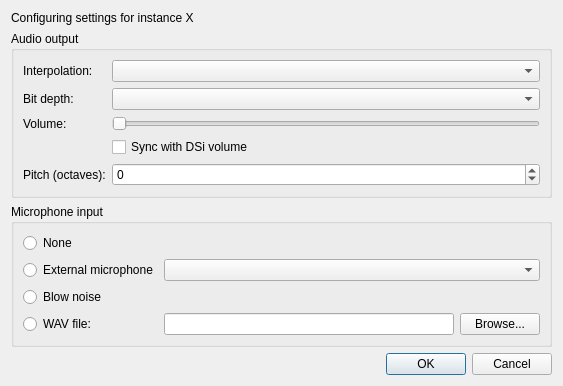
<?xml version="1.0" encoding="UTF-8"?>
<ui version="4.0">
 <class>AudioSettingsDialog</class>
 <widget class="QDialog" name="AudioSettingsDialog">
  <property name="geometry">
   <rect>
    <x>0</x>
    <y>0</y>
    <width>482</width>
    <height>301</height>
   </rect>
  </property>
  <property name="sizePolicy">
   <sizepolicy hsizetype="Fixed" vsizetype="Fixed">
    <horstretch>0</horstretch>
    <verstretch>0</verstretch>
   </sizepolicy>
  </property>
  <property name="windowTitle">
   <string>Audio settings - melonDS</string>
  </property>
  <layout class="QVBoxLayout" name="verticalLayout">
   <property name="sizeConstraint">
    <enum>QLayout::SetFixedSize</enum>
   </property>
   <item>
    <widget class="QLabel" name="lblInstanceNum">
     <property name="text">
      <string>Configuring settings for instance X</string>
     </property>
    </widget>
   </item>
   <item>
    <widget class="QGroupBox" name="groupBox">
     <property name="title">
      <string>Audio output</string>
     </property>
     <layout class="QGridLayout" name="gridLayout_2">
      <item row="2" column="0">
       <widget class="QLabel" name="label">
        <property name="text">
         <string>Volume:</string>
        </property>
       </widget>
      </item>
      <item row="2" column="1">
       <widget class="QSlider" name="slVolume">
        <property name="whatsThis">
         <string>&lt;html&gt;&lt;head/&gt;&lt;body&gt;&lt;p&gt;Controls the volume of the audio output.&lt;/p&gt;&lt;/body&gt;&lt;/html&gt;</string>
        </property>
        <property name="maximum">
         <number>256</number>
        </property>
        <property name="pageStep">
         <number>16</number>
        </property>
        <property name="orientation">
         <enum>Qt::Horizontal</enum>
        </property>
       </widget>
      </item>
      <item row="3" column="1">
        <widget class="QCheckBox" name="chkSyncDSiVolume">
         <property name="whatsThis">
          <string>&lt;html&gt;&lt;head/&gt;&lt;body&gt;&lt;p&gt;Synchronizes the output volume with the DSi hardware volume.&lt;/p&gt;&lt;/body&gt;&lt;/html&gt;</string>
         </property>
         <property name="text">
          <string>Sync with DSi volume</string>
         </property>
        </widget>
      </item>
      <item row="0" column="0">
       <widget class="QLabel" name="label_2">
        <property name="text">
         <string>Interpolation:</string>
        </property>
       </widget>
      </item>
      <item row="0" column="1">
       <widget class="QComboBox" name="cbInterpolation">
        <property name="whatsThis">
         <string>&lt;html&gt;&lt;head/&gt;&lt;body&gt;&lt;p&gt;Applies interpolation to audio samples for better quality. Option &amp;quot;None&amp;quot; is accurate to DS hardware.&lt;/p&gt;&lt;/body&gt;&lt;/html&gt;</string>
        </property>
       </widget>
      </item>
      <item row="1" column="0">
       <widget class="QLabel" name="label_3">
        <property name="text">
         <string>Bit depth:</string>
        </property>
       </widget>
      </item>
      <item row="1" column="1">
       <widget class="QComboBox" name="cbBitDepth">
        <property name="whatsThis">
         <string>&lt;html&gt;&lt;head/&gt;&lt;body&gt;&lt;p&gt;The bit depth of audio playback. If set to &quot;Automatic&quot; this will be 10-bit for DS mode and 16-bit for DSi mode.&lt;/p&gt;&lt;/body&gt;&lt;/html&gt;</string>
        </property>
       </widget>
      </item>
      <item row="4" column="0">
       <widget class="QLabel" name="label_pitch">
        <property name="text">
         <string>Pitch (octaves):</string>
        </property>
       </widget>
      </item>
      <item row="4" column="1">
       <widget class="QSpinBox" name="spPitchOctaves">
        <property name="minimum">
         <number>-4</number>
        </property>
        <property name="maximum">
         <number>4</number>
        </property>
        <property name="toolTip">
         <string>Adjust pitch in octaves without changing tempo.</string>
        </property>
       </widget>
      </item>
     </layout>
    </widget>
   </item>
   <item>
    <widget class="QGroupBox" name="groupBox_2">
     <property name="title">
      <string>Microphone input</string>
     </property>
     <layout class="QGridLayout" name="gridLayout">
      <item row="3" column="1">
       <widget class="QPathInput" name="txtMicWavPath">
        <property name="minimumSize">
         <size>
          <width>290</width>
          <height>0</height>
         </size>
        </property>
        <property name="whatsThis">
         <string>&lt;html&gt;&lt;head/&gt;&lt;body&gt;&lt;p&gt;Forward a WAV file to the emulated microphone.&lt;/p&gt;&lt;p&gt;This input mode is activated by holding the microphone hotkey (see Input and Hotkeys).&lt;/p&gt;&lt;/body&gt;&lt;/html&gt;</string>
        </property>
       </widget>
      </item>
      <item row="3" column="0">
       <widget class="QRadioButton" name="rbMicWav">
        <property name="whatsThis">
         <string>&lt;html&gt;&lt;head/&gt;&lt;body&gt;&lt;p&gt;Forward a WAV file to the emulated microphone.&lt;/p&gt;&lt;p&gt;This input mode is activated by holding the microphone hotkey (see Input and Hotkeys).&lt;/p&gt;&lt;/body&gt;&lt;/html&gt;</string>
        </property>
        <property name="text">
         <string>WAV file:</string>
        </property>
       </widget>
      </item>
      <item row="3" column="2">
       <widget class="QPushButton" name="btnMicWavBrowse">
        <property name="text">
         <string>Browse...</string>
        </property>
       </widget>
      </item>
      <item row="1" column="0">
       <widget class="QRadioButton" name="rbMicExternal">
        <property name="whatsThis">
         <string>&lt;html&gt;&lt;head/&gt;&lt;body&gt;&lt;p&gt;Input from an external microphone, if available, will be forwarded to the emulated microphone.&lt;/p&gt;&lt;/body&gt;&lt;/html&gt;</string>
        </property>
        <property name="text">
         <string>External microphone</string>
        </property>
       </widget>
      </item>
      <item row="1" column="1" colspan="2">
        <widget class="QComboBox" name="cbMic">
         <property name="whatsThis"> 
          <string>&lt;html&gt;&lt;head/&gt;&lt;body&gt;&lt;p&gt;The selected microphone to be used.&lt;/p&gt;&lt;/body&gt;&lt;/html&gt;</string>       
         </property>
        </widget>
      </item>
      <item row="2" column="0" colspan="3">
       <widget class="QRadioButton" name="rbMicNoise">
        <property name="whatsThis">
         <string>&lt;html&gt;&lt;head/&gt;&lt;body&gt;&lt;p&gt;Noise will be forwarded to the emulated microphone, simulating blowing into the microphone.&lt;/p&gt;&lt;p&gt;This input mode is activated by holding the microphone hotkey (see Input and Hotkeys).&lt;/p&gt;&lt;/body&gt;&lt;/html&gt;</string>
        </property>
        <property name="text">
         <string>Blow noise</string>
        </property>
       </widget>
      </item>
      <item row="0" column="0" colspan="3">
       <widget class="QRadioButton" name="rbMicNone">
        <property name="whatsThis">
         <string>&lt;html&gt;&lt;head/&gt;&lt;body&gt;&lt;p&gt;No microphone input.&lt;/p&gt;&lt;/body&gt;&lt;/html&gt;</string>
        </property>
        <property name="text">
         <string>None</string>
        </property>
       </widget>
      </item>
     </layout>
    </widget>
   </item>
   <item>
    <widget class="QDialogButtonBox" name="buttonBox">
     <property name="orientation">
      <enum>Qt::Horizontal</enum>
     </property>
     <property name="standardButtons">
      <set>QDialogButtonBox::Cancel|QDialogButtonBox::Ok</set>
     </property>
    </widget>
   </item>
  </layout>
 </widget>
 <customwidgets>
  <customwidget>
   <class>QPathInput</class>
   <extends>QLineEdit</extends>
   <header>QPathInput.h</header>
  </customwidget>
 </customwidgets>
 <tabstops>
  <tabstop>cbInterpolation</tabstop>
  <tabstop>cbBitDepth</tabstop>
  <tabstop>slVolume</tabstop>
  <tabstop>chkSyncDSiVolume</tabstop>
  <tabstop>rbMicNone</tabstop>
  <tabstop>rbMicExternal</tabstop>
  <tabstop>rbMicNoise</tabstop>
  <tabstop>rbMicWav</tabstop>
  <tabstop>txtMicWavPath</tabstop>
  <tabstop>btnMicWavBrowse</tabstop>
 </tabstops>
 <resources/>
 <connections>
  <connection>
   <sender>buttonBox</sender>
   <signal>accepted()</signal>
   <receiver>AudioSettingsDialog</receiver>
   <slot>accept()</slot>
   <hints>
    <hint type="sourcelabel">
     <x>248</x>
     <y>254</y>
    </hint>
    <hint type="destinationlabel">
     <x>157</x>
     <y>274</y>
    </hint>
   </hints>
  </connection>
  <connection>
   <sender>buttonBox</sender>
   <signal>rejected()</signal>
   <receiver>AudioSettingsDialog</receiver>
   <slot>reject()</slot>
   <hints>
    <hint type="sourcelabel">
     <x>316</x>
     <y>260</y>
    </hint>
    <hint type="destinationlabel">
     <x>286</x>
     <y>274</y>
    </hint>
   </hints>
  </connection>
 </connections>
</ui>
